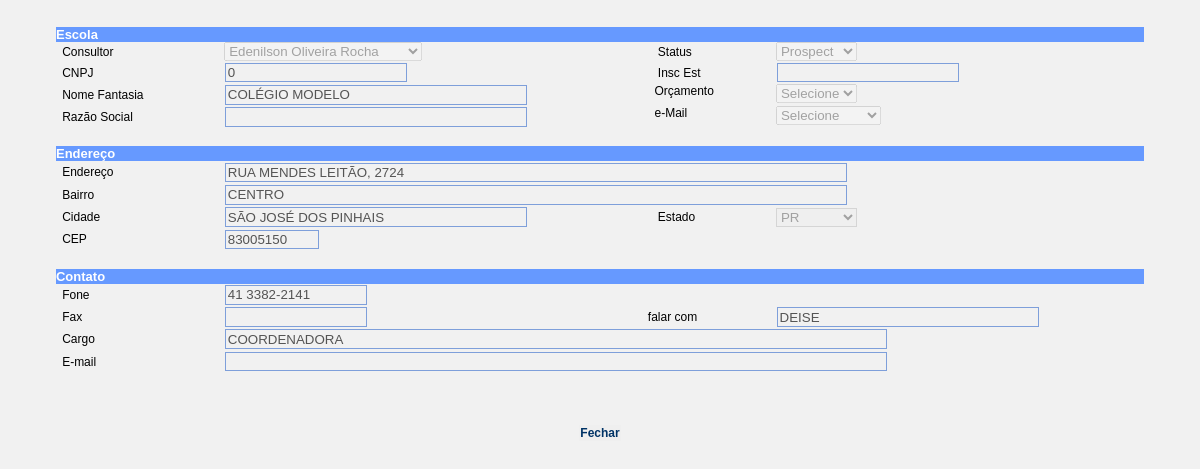
Page /ficha_escola.php?cod=391 (signed in) on the committed database.
### tables this page shows
CREATE TABLE `escola` (
  `idesc` int(10) unsigned NOT NULL auto_increment,
  `idpes` int(10) unsigned NOT NULL,
  `data_cadastro` date default NULL,
  `cnpj` decimal(14,0) default NULL,
  `insc_est` varchar(14) default NULL,
  `nome_fantasia` varchar(80) default NULL,
  `razao_social` varchar(80) default NULL,
  `endereco` varchar(80) default NULL,
  `bairro` varchar(40) default NULL,
  `cep` char(8) default NULL,
  `cidade` varchar(40) default NULL,
  `uf` char(2) default NULL,
  `fone` varchar(20) default NULL,
  `fax` varchar(20) default NULL,
  `falar_com` varchar(40) default NULL,
  `cargo` varchar(40) default NULL,
  `email` varchar(80) default NULL,
  `ensino_inf` char(1) default NULL,
  `ensino_inf_nr` int(10) unsigned default NULL,
  `ensino_fun1` char(1) default NULL,
  `ensino_fun1_nr` int(10) unsigned default NULL,
  `ensino_fun2` char(1) default NULL,
  `ensino_fun2_nr` int(10) unsigned default NULL,
  `ensino_med` char(1) default NULL,
  `ensino_med_nr` int(10) unsigned default NULL,
  `ensino_total` int(10) unsigned default NULL,
  `sistema` char(1) default NULL,
  `jogos` char(1) default NULL,
  `apm_representante` varchar(40) default NULL,
  `apm_telefone` varchar(20) default NULL,
  `acessa_internet` char(1) default NULL,
  `acessa_ineternet_out` varchar(40) default NULL,
  `env_pais` char(1) default NULL,
  `env_pais_outros` varchar(40) default NULL,
  `transporte` char(1) default NULL,
  `tranporte_outros` varchar(40) default NULL,
  `orcamento` char(1) NOT NULL default '',
  `email_tipo` char(1) NOT NULL default '',
  `status` char(1) NOT NULL default '',
  PRIMARY KEY  (`idesc`),
  KEY `idx_idpes` (`idpes`)
);

CREATE TABLE `pessoa` (
  `idpes` int(10) unsigned NOT NULL auto_increment,
  `nome` varchar(80) default NULL,
  PRIMARY KEY  (`idpes`)
);

### includes/populaCombo.inc.php (called while the page is built, shortened)
<?php
function populaCombo($tabela, $campo1, $campo2, $condicao, $ordem){
	$host="localhost";
	$username="educacional";
	$password="#educa";
	$database="educacional";
	$_res = array();
	$i = 0;
	$SQL = "SELECT " . $campo1 . "," . $campo2 . " FROM " . $tabela;
	if($ordem != ""){
		$SQL .= " ORDER BY " . $ordem;
	}
	$result=mysql_query($SQL);
	while($l = mysql_fetch_array($result)) {
		$_res[$i] = array();
		foreach($l as $campo => $valor) $_res[$i][strtolower($campo)] = $valor;
		$i++;
	}
	return $_res;
}
?>

### ficha_escola.php (the view, shortened to what this page needs)
<?
	require_once("includes/populaCombo.inc.php");
	$SQL = "SELECT * FROM escola WHERE idesc = " . $_GET["cod"];
	$result = mysql_query($SQL);
	$dados = mysql_fetch_array($result);
?>
<html>
<head>
<link href="css/tecnodata.css" rel="stylesheet" type="text/css">
<link href="tmt_validator/style.css" rel="stylesheet" type="text/css">
</head>
<body bgcolor="#FFFFFF" >
<form method="post" name="frmCad" id="frmCad" action="<? echo $_SERVER["PHP_SELF"]; ?>" >
			<center>
				<table border="0" width="95%" cellspacing="0" cellpadding="0">
					<tr>
						<td colspan="5" class="tdfun"><table width="100%" border="0" cellspacing="0" cellpadding="0">
								<tr>
									<td bgcolor="#6699FF"><font color="#FFFFFF" size="2" face="arial"><b><span class="titulo">Escola
                </span></b></font></td>
								</tr>
					</table>					</tr>
					<tr>
      <td width="4" valign="top">&nbsp;</td>
      <td width="117" id="cbConsultor"><span class="style10 style11">Consultor</span></td>
      <td valign="top">
		<? $arrayUsuario = populaCombo("pessoa","idpes","nome","","nome"); ?>
		<select name="cbConsultor" disabled="disabled"/>
		<?
		for ($i = 0; $i < count($arrayUsuario); ++$i) {
		?>
		<option value="<? echo $arrayUsuario[$i][0]; ?>" <? if ($dados["idpes"]==$arrayUsuario[$i][0]){ echo "selected"; } ?>><? echo $arrayUsuario[$i][1]; ?></option>
		<?
		}
		?>
		</select>	  </td>
      <td class="style7 style11 style10">&nbsp;&nbsp;&nbsp;Status</td>
      <td valign="top">
	  <select name="cbStatus" id="cbStatus" disabled="disabled">
	      <option value="P" <? if ($dados["status"]=="P"){ echo "selected"; } ?>>Prospect</option>
      </select>      </td>
				  </tr>
<tr>
						<td>&nbsp;</td>
						<td id="txtCNPJ"><span class="style10 style11">CNPJ</span></td>
						<td><input name="txtCNPJ" type="text" id="txtCNPJ" value="<? echo $dados["cnpj"];?>" disabled="disabled"></td>
						<td width="92" class="style7"><span class="texto style4 style1 style11 style10">&nbsp;&nbsp;&nbsp;Insc Est </span></td>
						<td width="165" align="left"><input name="txtInsEST" disabled="disabled" type="text" id="txtInsEST" value="<? echo $dados["insc_est"];?>"></td>
</tr>
    <tr>
      <td valign="top">&nbsp;</td>
      <td id="txtNomfanta"><span class="style10 style11">Nome Fantasia </span></td>
      <td valign="top"><input name="txtNomfanta" type="text" class="required" id="txtNomfanta" size="35" disabled="disabled" value="<? echo $dados["nome_fantasia"];?>"/></td>
      <td valign="top"><span class="style12">&nbsp; Orçamento</span></td>
      <td valign="top">
	  <select name="cbOrcamento" id="cbOrcamento" disabled="disabled">
          <option value="">Selecione</option>
      </select>	  </td>
    </tr>
    <tr>
      <td valign="top">&nbsp;</td>
      <td><span class="style7 style10 style11" >Raz&atilde;o Social </span></td>
      <td valign="top"><input name="txtRazSoc" disabled="disabled" type="text" id="txtRazSoc" value="<? echo $dados["razao_social"];?>" size="35"></td>
      <td valign="top"><span class="style12">&nbsp; e-Mail</span></td>
      <td valign="top">
	  <select name="cbEmail" id="cbEmail" disabled="disabled">
          <option value="">Selecione</option>
      </select>	  </td>
    </tr>
					<tr>
						<td valign="top" colspan="5">&nbsp;</td>
					</tr>
					<tr>
						<td colspan="5" bgcolor="#6699FF" class="tdfun"><font color="#FFFFFF" size="2" face="arial"><b>Endere&ccedil;o</b></font></td>
					</tr>
					<tr>
						<td>&nbsp;</td>
						<td id="txtEnd"><span class="style12">Endereço</span></td>
						<td colspan="3"><input name="txtEnd" type="text" class="required" id="txtEnd" value="<? echo $dados["endereco"];?>" size="75" disabled="disabled"/></td>
					</tr>
					<tr>
						<td>&nbsp;</td>
						<td id="txtBairro"><span class="style12">Bairro</span></td>
						<td colspan="3"><input name="txtBairro" type="text" class="required" id="txtBairro" value="<? echo $dados["bairro"];?>" size="75" disabled="disabled" /></td>
					</tr>
					<tr>
						<td>&nbsp;</td>
						<td id="txtCidade"><span class="style12">Cidade</span></td>
						<td><input name="txtCidade" disabled="disabled" type="text" class="required" id="txtCidade" value="<? echo $dados["cidade"];?>" size="35" /></td>
						<td id="cbUF"><span class="style12">&nbsp;&nbsp;&nbsp;Estado</span></td>
						<td align="left">
						<select name="cbUF" size="1" class="required" id="cbUF" disabled="disabled">
							<option value="PR"<? if ($dados["uf"]=="PR"){ echo "selected"; } ?>>PR</option>
						</select>							</td>
					</tr>
					<tr>
						<td>&nbsp;</td>
						<td id="txtCEP"><span class="style12">CEP</span></td>
					    <td width="223"><input name="txtCEP" class="required" id="txtCEP" value="<? echo $dados["cep"];?>" size="9"  disabled="disabled" />
					        <font size="1" face="Verdana, Arial, Helvetica, sans-serif"></font></td>
						<td><span class="texto style4 style1 style10 style11">&nbsp;&nbsp;&nbsp;</span></td>
				    <td align="left">					</tr>
					<tr>
						<td colspan="5">&nbsp;</td>
					</tr>
<tr>
						<td colspan="5" bgcolor="#6699FF" class="tdfun">
							<font color="#FFFFFF" size="2" face="arial"><b>Contato</b></font></td>
				  </tr>
					<tr>
						<td>&nbsp;</td>
						<td id="txtFone"><span class="style12">Fone</span></td>
						<td><input name="txtFone" class="required" id="txtFone" value="<? echo $dados["fone"];?>" size="15"  disabled="disabled" />						</td>
					</tr>
					<tr>
						<td>&nbsp;</td>
						<td><span class="style7 style10 style11" >Fax</span></td>
						<td colspan="1"><input name="txtFAX" disabled="disabled" type="text" id="txtFAX" value="<? echo $dados["fax"];?>" size="15" maxlength="19"></td>
						<td id="txtFalarCom"><span class="style12">falar com</span></td>
					  <td><input name="txtFalarCom" type="text" class="required" id="txtFalarCom" value="<? echo $dados["falar_com"];?>" size="30" maxlength="50" disabled="disabled" /></td>
					</tr>
					<tr>
						<td>&nbsp;</td>
						<td><span class="style4 style1 style10 style11">Cargo</span></td>
						<td colspan="3"><input name="txtCargo" type="text" id="txtCargo" disabled="disabled" value="<? echo $dados["cargo"];?>" size="80"></td>
					</tr>
					<tr>
						<td>&nbsp;</td>
						<td><span class="style7 style10 style11" >E-mail</span></td>
					  <td colspan="3"><input name="txtEmail" type="text" id="txtEmail" value="<? echo $dados["email"];?>" size="80" disabled="disabled"  /></td>
					</tr>
					<tr>
						<td>&nbsp;</td>
						<td>&nbsp;</td>
        <td colspan="3">&nbsp;</td>
					</tr>
					<tr>
						<td colspan="5">&nbsp;</td>
					</tr>
				</table>
				<br>
				<input name="btGravar" type="button" onClick="javascript:window.close();" class="label_botao" id="btGravar" value="Fechar">
	</center>
		</form>
</body>
</html>

### css/tecnodata.css (style rules this page uses)
.label_botao { font-family: Verdana, Arial, Helvetica, sans-serif; font-size: 12px; font-style: normal; font-weight: bold; font-variant: normal; color: #003366; border-top-style: none; border-right-style: none; border-bottom-style: none; border-left-style: none; }

### tmt_validator/style.css (style rules this page uses)
div.docBlock, h1, h3, fieldset, input, textarea { border: 0.1em; border-color: #7E9FDA; border-style: solid; padding: 0.1em; }
html, body { background-color: #F1F1F1; font-family: Verdana, Geneva, Arial, Helvetica, sans-serif; font-size: 0.9em; margin: 1em; }
input { margin: 0.1em; }
.required { background-image: url(images/required.gif); background-position: right; background-repeat: no-repeat; }

### ficha_escola.php (style rules this page uses)
.style11 { font-size: 12px }
.style12 { font-family: Verdana, Arial, Helvetica, sans-serif; font-size: 12px; }

### rows in the picture
escola: cbConsultor "Edenilson Oliveira Rocha", cbStatus "Prospect", txtCNPJ "0", txtNomfanta "COLÉGIO MODELO", txtEnd "RUA MENDES LEITÃO, 2724", txtBairro "CENTRO", txtCidade "SÃO JOSÉ DOS PINHAIS", cbUF "PR", txtCEP "83005150", txtFone "41 3382-2141", txtFalarCom "DEISE", txtCargo "COORDENADORA"
